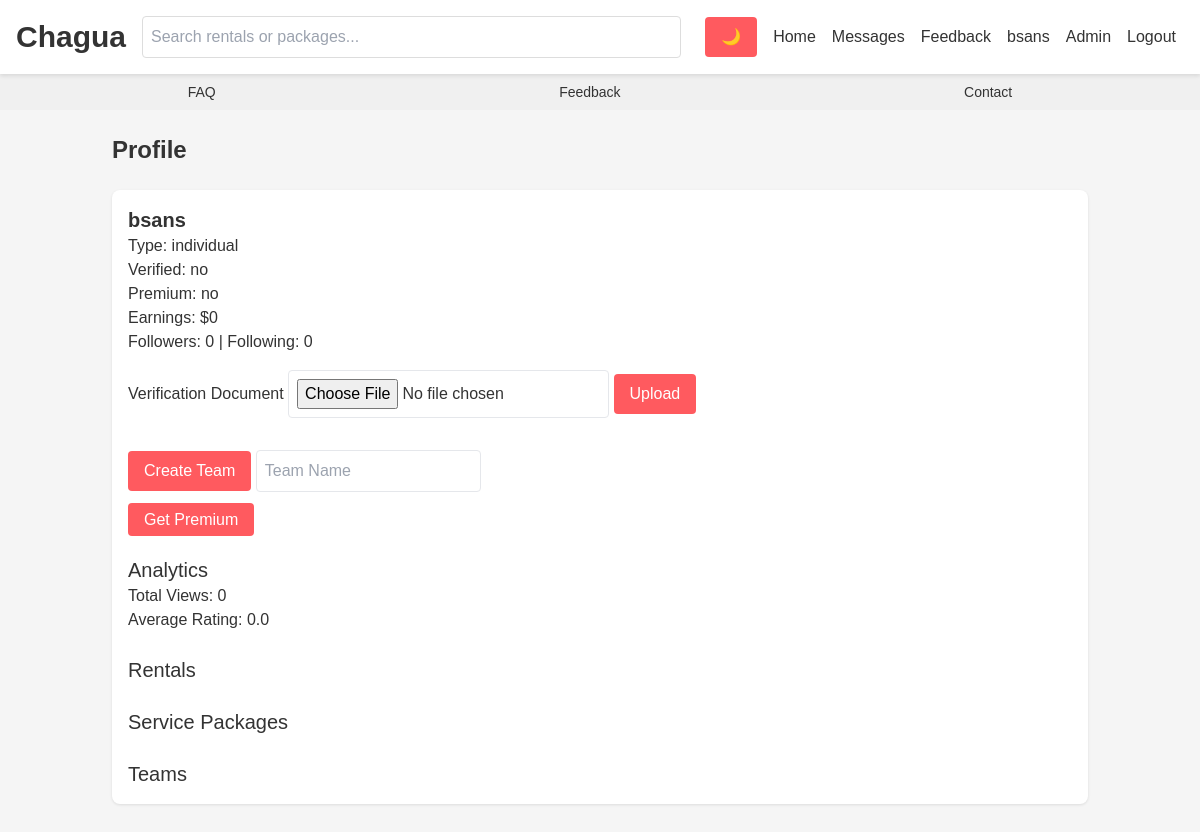
Page /profile/bsans/ (signed in) on the committed database.
### core/models.py (models this page shows, shortened)
class User(AbstractUser):
    USER_TYPE_CHOICES = (('individual', 'Individual'), ('business', 'Business'))
    BADGE_CHOICES = (('blue', 'Blue'), ('green', 'Green'), ('gold', 'Gold'))
    user_type = models.CharField(max_length=10, choices=USER_TYPE_CHOICES, default='individual')
    email = models.EmailField(unique=True)
    phone_number = models.CharField(max_length=15, blank=True)
    profile_picture = models.ImageField(upload_to='profile_pics/', blank=True, null=True)
    is_verified = models.BooleanField(default=False)
    verification_document = models.FileField(upload_to='verification_docs/', blank=True, null=True)
    trust_badge = models.BooleanField(default=False)
    badge_color = models.CharField(max_length=10, choices=BADGE_CHOICES, blank=True, null=True)
    is_premium = models.BooleanField(default=False)
    bio = models.TextField(blank=True)
    is_custom_admin = models.BooleanField(default=False)
    admin_permissions = models.JSONField(default=dict)
    followers = models.ManyToManyField('self', symmetrical=False, related_name='following', blank=True)
    theme_preference = models.CharField(max_length=10, choices=(('light', 'Light'), ('dark', 'Dark')), default='light')
    perfect_activity_since = models.DateTimeField(null=True, blank=True)
    city = models.CharField(max_length=100, blank=True)
    country = models.CharField(max_length=100, blank=True)
    def check_trust_badge(self):
        if not self.perfect_activity_since:
            self.perfect_activity_since = timezone.now()
        if (timezone.now() - self.perfect_activity_since).days >= 365 and not self.trust_badge:
            self.trust_badge = True
            self.save()

### core/views.py (the view, shortened to what this page needs)
# urls.py: path('profile/<str:username>/', views.profile, name='profile'),
def profile(request, username):
    user = get_object_or_404(User, username=username)
    rentals = user.rentals.all()
    packages = user.service_packages.all()
    teams = user.owned_teams.all()
    earnings = Payment.objects.filter(rental__owner=user, status='approved').aggregate(Sum('amount'))['amount__sum'] or 0
    analytics = {
        'views': rentals.aggregate(Sum('views'))['views__sum'] or 0,
        'avg_rating': Review.objects.filter(rental__owner=user).aggregate(Avg('rating'))['rating__avg'] or 0
    }
    user.check_trust_badge()
    subscription = UserSubscription.objects.filter(user=user, end_date__gt=timezone.now()).first()
    return render(request, 'core/profile.html', {
        'profile_user': user, 'rentals': rentals, 'packages': packages, 'earnings': earnings, 'analytics': analytics,
        'teams': teams, 'subscription': subscription
    })

### core/templates/core/profile.html (shortened to what this page needs)
{% extends 'core/base.html' %}
{% load i18n %}
{% block content %}
    <h1 class="text-2xl font-bold mb-6">{% trans "Profile" %}</h1>
    <div class="card">
        <div class="flex items-center mb-4">
            <div>
                <h2 class="text-xl font-semibold">{{ profile_user.username }} </h2>
                <p>{% trans "Type" %}: {{ profile_user.user_type }}</p>
                <p>{% trans "Verified" %}: {{ profile_user.is_verified|yesno }}</p>
                <p>{% trans "Premium" %}: {{ profile_user.is_premium|yesno }}</p>
                <p>{% trans "Earnings" %}: ${{ earnings }}</p>
                <p>{% trans "Followers" %}: {{ profile_user.followers.count }} | {% trans "Following" %}: {{ profile_user.following.count }}</p>
            </div>
        </div>
        {% if user == profile_user %}
            <form method="post" enctype="multipart/form-data" class="mb-4">
                <label>{% trans "Verification Document" %}</label>
                <input type="file" name="verification_document" class="border p-2 rounded mb-4">
                <button type="submit" class="button">{% trans "Upload" %}</button>
            </form>
            <form method="post" class="mb-4">
                <button type="submit" name="create_team" class="button">{% trans "Create Team" %}</button>
                <input type="text" name="team_name" placeholder="{% trans 'Team Name' %}" class="border p-2 rounded" required>
            </form>
            {% if subscription %}
                <p>{% trans "Subscription" %}: {{ subscription.plan.name }} (Ends: {{ subscription.end_date }})</p>
            {% else %}
                <a href="{% url 'subscribe' %}" class="button">{% trans "Get Premium" %}</a>
            {% endif %}
        {% endif %}
        <h3 class="text-xl mt-6">{% trans "Analytics" %}</h3>
        <p>{% trans "Total Views" %}: {{ analytics.views }}</p>
        <p>{% trans "Average Rating" %}: {{ analytics.avg_rating|floatformat:1 }}</p>
        <h3 class="text-xl mt-6">{% trans "Rentals" %}</h3>
        <h3 class="text-xl mt-6">{% trans "Service Packages" %}</h3>
        <h3 class="text-xl mt-6">{% trans "Teams" %}</h3>
    </div>
{% endblock %}

### core/templates/core/base.html (shortened to what this page needs)
{% load i18n static %}
<!DOCTYPE html>
<html lang="{% if request.LANGUAGE_CODE %}{{ request.LANGUAGE_CODE }}{% else %}en{% endif %}">
<head>
    <link href="https://cdn.jsdelivr.net/npm/tailwindcss@2.2.19/dist/tailwind.min.css" rel="stylesheet">
    <link rel="stylesheet" href="{% static 'css/styles.css' %}">
    <link rel="stylesheet" href="https://unpkg.com/leaflet@1.9.4/dist/leaflet.css" />
    <link rel="stylesheet" href="https://cdn.jsdelivr.net/npm/fullcalendar@5.11.3/main.min.css" />
</head>
<body data-username="{{ user.username }}" data-theme="{{ user.theme_preference }}">
    <header class="navbar sticky top-0 z-20">
        <a href="{% url 'dashboard' %}" class="text-3xl font-bold">Chagua</a>
        <div class="search-bar">
            <form method="get" action="{% url 'dashboard' %}">
                <input type="text" name="q" placeholder="{% trans 'Search rentals or packages...' %}" value="{{ request.GET.q }}" class="focus:outline-none">
            </form>
        </div>
        <nav class="nav-menu">
            <button onclick="toggleTheme()">🌙</button>
            <a href="{% url 'dashboard' %}">{% trans "Home" %}</a>
            <a href="{% url 'messaging' %}">{% trans "Messages" %} {% if notifications %}<span class="bg-red-500 text-white rounded-full px-2">{{ notifications.count }}</span>{% endif %}</a>
            <a href="{% url 'feedback' %}">{% trans "Feedback" %}</a>
            {% if user.is_authenticated %}
                <div class="dropdown relative">
                    <a href="{% url 'profile' user.username %}">{{ user.username }}</a>
                </div>
                {% if user.is_superuser or user.is_custom_admin %}
                    <a href="{% url 'admin_dashboard' %}">{% trans "Admin" %}</a>
                {% endif %}
                <a href="{% url 'logout' %}">{% trans "Logout" %}</a>
            {% else %}
                <a href="{% url 'login' %}">{% trans "Login" %}</a>
                <a href="{% url 'register' %}">{% trans "Register" %}</a>
            {% endif %}
        </nav>
    </header>
    <div class="secondary-nav flex justify-around items-center text-sm">
        <a href="{% url 'feedback' %}" class="hover:text-primary">{% trans "FAQ" %}</a>
        <a href="{% url 'feedback' %}" class="hover:text-primary">{% trans "Feedback" %}</a>
        <a href="#" class="hover:text-primary">{% trans "Contact" %}</a>
    </div>
    <main class="container mx-auto p-6">
        {% block content %}{% endblock %}
    </main>
</body>
</html>

### core/static/css/styles.css (style rules this page uses)
:root { --bg-light: #f5f5f5; --bg-dark: #1a1a1a; --text-light: #333; --text-dark: #e5e5e5; --card-light: #fff; --card-dark: #333; --primary: #ff5a5f; --primary-hover: #e04e52; }
body { font-family: 'Arial', sans-serif; background: var(--bg-light); color: var(--text-light); transition: all 0.3s ease; }
header { background: var(--card-light); box-shadow: 0 2px 4px rgba(0,0,0,0.1); }
.secondary-nav { background: #f0f0f0; padding: 0.5rem 1rem; }
.card { background: var(--card-light); border-radius: 8px; padding: 1rem; margin-bottom: 1rem; box-shadow: 0 1px 3px rgba(0,0,0,0.1); }
button, .button { background: var(--primary); color: white; padding: 0.5rem 1rem; border-radius: 4px; border: none; transition: background 0.2s; }
.navbar { display: flex; justify-content: space-between; align-items: center; padding: 1rem; }
.navbar .search-bar { flex-grow: 1; margin: 0 1rem; }
.navbar .search-bar input { width: 100%; padding: 0.5rem; border-radius: 4px; border: 1px solid #ddd; }
.nav-menu { display: flex; align-items: center; }
.nav-menu a, .nav-menu button { margin: 0 0.5rem; color: var(--text-light); }

### rows in the picture
User: username "bsans", user_type "individual", is_verified "no", is_premium "no", followers.count "0", following.count "0"

### other values in the picture
{{ earnings }} "0"
{{ analytics.views }} "0"
{{ analytics.avg_rating|floatformat:1 }} "0.0"
